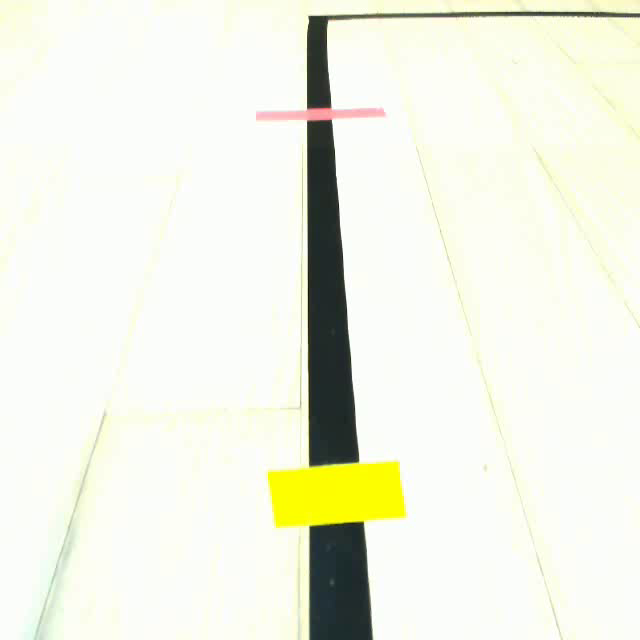
#> input picture frame 0 of output.avi, 640 x 640 px
$ python lane_check.py
#> lines starting #> are read from the running program, lines starting #| are printed output that depends on the picture; after the words box and inside, x2 and y2 are one past the last pixel; in counts of white or black regions, pixels touching at a corner belong together
import numpy as np
import cv2
import matplotlib.pyplot as plt
import numpy as np
import time

# 동영상 처리 실행
video_path = 'output.avi'  # 동영상 파일 경로

# 이진화 함수
def binarize_image(image):
    _, binary = cv2.threshold(image, 127, 255, cv2.THRESH_BINARY)
    return binary

# 에지 감지 함수 (Canny 에지 감지 사용)
def apply_canny_edge_detection(image):
    hls = cv2.cvtColor(image, cv2.COLOR_BGR2HLS)
    h_channel = hls[:, :, 0]  # H 채널 추출
    canny_edges = cv2.Canny(h_channel, 50, 150)
    return binarize_image(canny_edges)

# 이전 회전 방향을 저장하는 변수
previous_turn_direction = "직진"  # 초기 값

# 단일 라인 슬라이딩 윈도우 감지
def sliding_window_single_line(binary_warped, nwindows=9):
    margin = 50
    minpix = 50
    histogram = np.sum(binary_warped[binary_warped.shape[0]//2:], axis=0)
    base = np.argmax(histogram)  # 하나의 라인만 감지

    window_height = int(binary_warped.shape[0] / nwindows)
    nonzero = binary_warped.nonzero()
    nonzeroy = np.array(nonzero[0])
    nonzerox = np.array(nonzero[1])

    current = base
    line_inds = []
    msk = np.dstack((binary_warped, binary_warped, binary_warped)) * 255

    for window in range(nwindows):
        win_y_low = binary_warped.shape[0] - (window + 1) * window_height
        win_y_high = binary_warped.shape[0] - window * window_height
        win_x_low = current - margin
        win_x_high = current + margin

        good_line_inds = ((nonzeroy >= win_y_low) & (nonzeroy < win_y_high) &
                          (nonzerox >= win_x_low) & (nonzerox < win_x_high)).nonzero()[0]

        line_inds.append(good_line_inds)

        if len(good_line_inds) > minpix:
            current = int(np.mean(nonzerox[good_line_inds]))

        cv2.rectangle(msk, (win_x_low, win_y_low), (win_x_high, win_y_high), (0, 255, 0), 2)

    line_inds = np.concatenate(line_inds)

    # liney와 linex가 비어 있는지 확인
    if line_inds.size == 0:
        return None, None, None, msk, None, None  # 빈 배열이면 None 반환

    linex = nonzerox[line_inds]
    liney = nonzeroy[line_inds]

    # 비어 있는 배열이 아닌 경우만 polyfit 적용
    if len(liney) > 0 and len(linex) > 0:
        line_fit = np.polyfit(liney, linex, 2)
    else:
        return None, None, None, msk, None, None

    msk[liney, linex] = [0, 0, 255]

    # 가장 상단과 하단의 픽셀 좌표 찾기
    min_y_idx = np.argmin(liney)
    max_y_idx = np.argmax(liney)
    top = (linex[min_y_idx], liney[min_y_idx])  # 가장 상단 픽셀 (x, y)
    bottom = (linex[max_y_idx], liney[max_y_idx])  # 가장 하단 픽셀 (x, y)

    return line_fit, liney, linex, msk, bottom, top

def calculate_angle(bottom, top):
    x1, y1 = bottom
    x2, y2 = top
    if x2 - x1 == 0:
        return 90.0  # 수직선은 90도
    angle = np.degrees(np.arctan2((y2 - y1), (x2 - x1)))
    return angle

def determine_turn(angle, threshold=100):
    if abs(angle) >= threshold:
        if angle < 0:
            return "좌회전"
        else:
            return "우회전"
    else:
        return "직진"

# 프레임 처리 파이프라인
def main_pipeline(image):
    # Canny 에지 감지 및 바이너리화
    binary_canny = apply_canny_edge_detection(image)

    # 슬라이딩 윈도우를 이용한 단일 라인 감지
    line_fit, liney, linex, msk, bottom, top = sliding_window_single_line(binary_canny)

    # 라인이 감지되지 않은 경우
    if line_fit is None or bottom is None or top is None:
        print("라인이 감지되지 않음: 기본적으로 좌회전으로 처리합니다.")
        return None, "좌회전"

    # 각도 계산
    angle = calculate_angle(bottom, top)

    # 회전 방향 결정
    turn_direction = determine_turn(angle)

    # 결과 출력
    print(f"감지된 라인의 각도: {angle}도")
    print(f"회전 방향: {turn_direction}")

    return angle, turn_direction

# 동영상 처리에서 각도 계산 및 회전 방향 출력
def process_video(video_path):
#> called with video_path = 'output.avi'
    cap = cv2.VideoCapture(video_path)

    if not cap.isOpened():
        print("동영상을 열 수 없습니다.")
        return

    frame_count = 0  # 프레임 카운터

    while cap.isOpened():
        ret, frame = cap.read()
#> frame is the input picture: shape (640, 640, 3); mean B, G, R 228.2, 241.3, 239.2
        if not ret:
            break  # 더 이상 프레임이 없으면 종료

        frame_count += 1  # 프레임 카운트 증가

        # 프레임마다 파이프라인 실행
        angle, turn_direction = main_pipeline(frame)
#> in apply_canny_edge_detection, `hls = cv2.cvtColor(image, cv2.COLOR_BGR2HLS)`: hls: shape (640, 640, 3); mean of channels 0, 1, 2 43.3, 235, 155.5
#> in apply_canny_edge_detection, `h_channel = hls[:, :, 0]`:
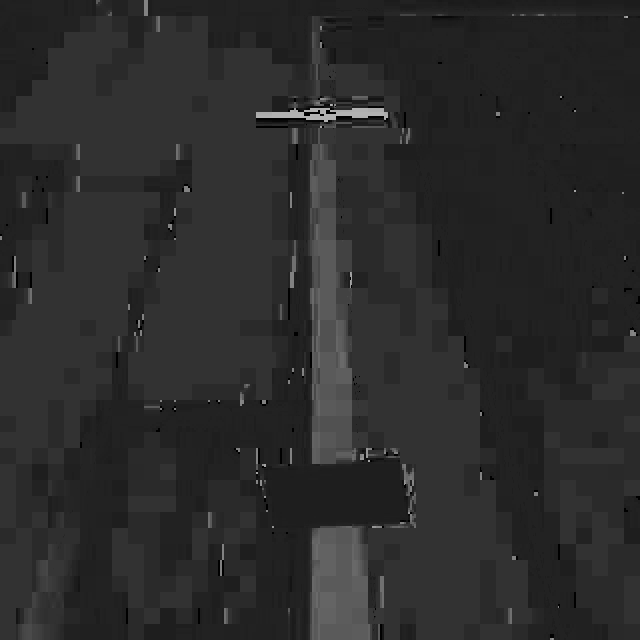
#> h_channel: shape (640, 640); min 0, max 180, mean 43.3
#> in apply_canny_edge_detection, `canny_edges = cv2.Canny(h_channel, 50, 150)`:
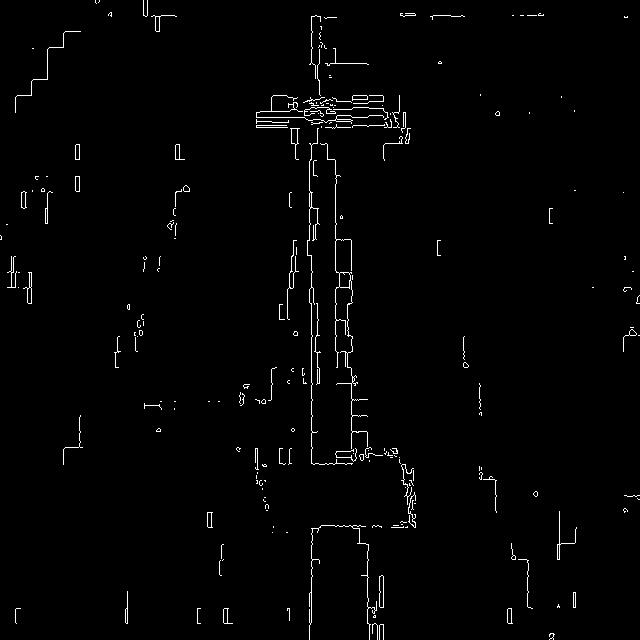
#> canny_edges: shape (640, 640); 1.5% white in thin lines or dots
#> in sliding_window_single_line, `histogram = np.sum(binary_warped[binary_warped.shape[0]//2:], axis=0)`: histogram = 640 values, max 53295 at index 311, min 0 at index 0, mean 1112.8
#> in sliding_window_single_line, `base = np.argmax(histogram)`: base = 311
#> in sliding_window_single_line, `nonzero = binary_warped.nonzero()`: nonzero = 5957 positions, rows 0 to 639, columns 0 to 639
#> in sliding_window_single_line, `nonzeroy = np.array(nonzero[0])`: nonzeroy = 5957 values from 0 to 639
#> in sliding_window_single_line, `nonzerox = np.array(nonzero[1])`: nonzerox = 5957 values, max 639 at index 2958, min 0 at index 2365, mean 310.5
#> in sliding_window_single_line, `current = base`: current = 311
#> in sliding_window_single_line, `msk = np.dstack((binary_warped, binary_warped, binary_warped)) * 255`: msk: shape (640, 640, 3); values 0 (black) and 1 (white), 1.5% white in thin lines or dots
#> the loop in sliding_window_single_line, `for window in range(nwindows):` made 9 passes
#> (win_x_low, win_x_high, current) on passes 1 to 9: (261, 361, 307), (257, 357, 314), (264, 364, 325), (275, 375, 330), (280, 380, 324), (274, 374, 320), (270, 370, 315), (265, 365, 314), (264, 364, 324)
#> after the loop in sliding_window_single_line, `for window in range(nwindows):`:
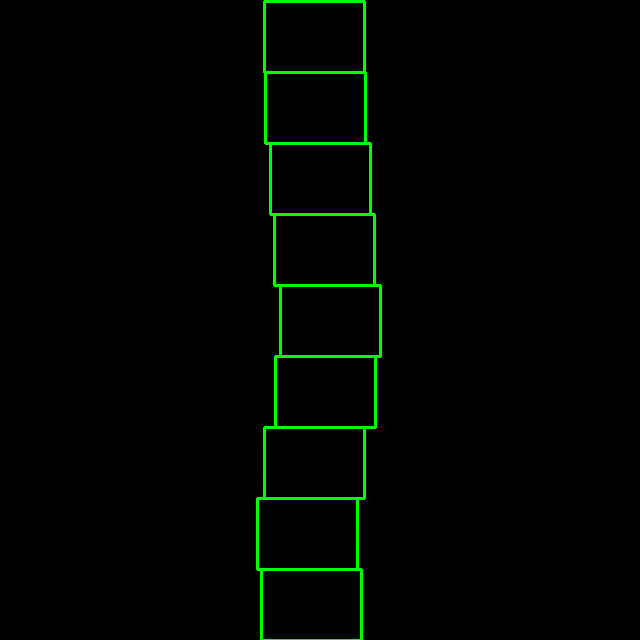
#> msk: shape (640, 640, 3); mean of channels 0, 1, 2 0, 4.2, 0; drawn as B, G, R
#> after the loop in sliding_window_single_line, `for window in range(nwindows):`: line_inds = 9 items
#> in sliding_window_single_line, `line_inds = np.concatenate(line_inds)`: line_inds = 2806 values, max 5950 at index 116, min 84 at index 2609, mean 2582
#> in sliding_window_single_line, `linex = nonzerox[line_inds]`: linex = 2806 values, max 367 at index 751, min 263 at index 117, mean 320
#> in sliding_window_single_line, `liney = nonzeroy[line_inds]`: liney = 2806 values, max 639 at index 116, min 15 at index 2609, mean 265.8
#> in sliding_window_single_line, `line_fit = np.polyfit(liney, linex, 2)`: line_fit = [-0.000128, 0.0855, 309.4]
#> in sliding_window_single_line, `msk[liney, linex] = [0, 0, 255]`:
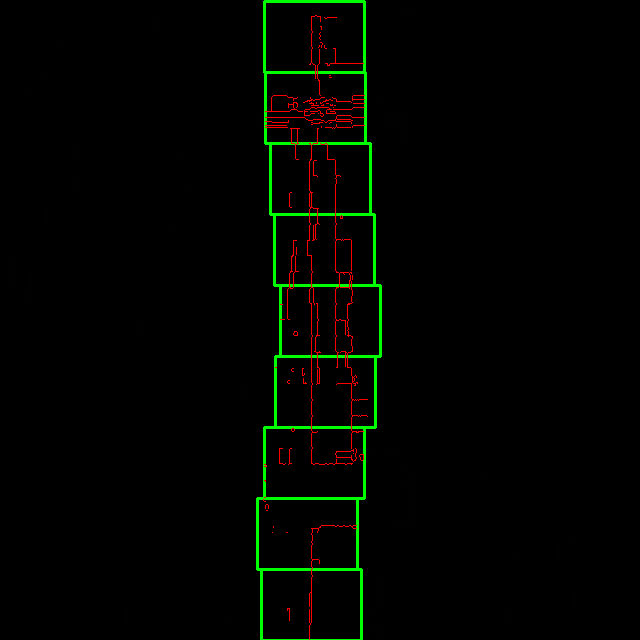
#> msk: shape (640, 640, 3); 0.69% of pixels changed, all inside (x1, y1, x2, y2) = (263, 15, 368, 640); drawn as B, G, R
#> in sliding_window_single_line, `min_y_idx = np.argmin(liney)`: min_y_idx = 2609
#> in sliding_window_single_line, `max_y_idx = np.argmax(liney)`: max_y_idx = 116
#> in sliding_window_single_line, `top = (linex[min_y_idx], liney[min_y_idx])`: top = (315, 15)
#> in sliding_window_single_line, `bottom = (linex[max_y_idx], liney[max_y_idx])`: bottom = (309, 639)
#> in main_pipeline, `line_fit, liney, linex, msk, bottom, top = sliding_window_single_line(..`: line_fit = [-0.000128, 0.0855, 309.4]; bottom = (309, 639); top = (315, 15)
#> in calculate_angle, `x1, y1 = bottom`: x1 = 309; y1 = 639
#> in calculate_angle, `x2, y2 = top`: x2 = 315; y2 = 15
#> in calculate_angle, `angle = np.degrees(np.arctan2((y2 - y1), (x2 - x1)))`: angle = -89.45
#> in main_pipeline, `turn_direction = determine_turn(angle)`: turn_direction = '직진'
#| 감지된 라인의 각도: -89.44909602078143도
#| 회전 방향: 직진
#> angle = -89.45; turn_direction = '직진'

        # 프레임 번호와 회전 방향 출력
        print(f"프레임 {frame_count}: 회전 방향: {turn_direction}")
#| 프레임 1: 회전 방향: 직진

        # 결과 이미지 시각화
        cv2.imshow('Frame', frame)

        # 'q'를 누르면 종료
        if cv2.waitKey(1) & 0xFF == ord('q'):
#> (key q is pressed here)
            break

    cap.release()
    cv2.destroyAllWindows()

# 동영상 처리 실행
process_video(video_path)
